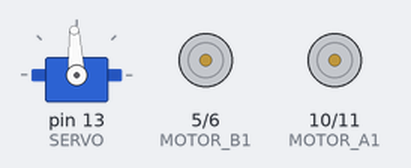
Bench run of a sketch on a simulated Arduino Uno, built with avr-gcc and run on an emulated ATmega328P. Shown: servo, motor-driver pin pairs drawn as motors (green arrow = first pin HIGH = forward, orange = second pin HIGH = backward, longer = more drive). Wiring (inferred from the names in the program): servo: signal pin 13. Servo pulses on a pin are drawn as a servo (544–2400 µs = 0–180°). At 9.1 s the program stops and its outputs stay as they are.

Above: at 0.1 s.
At 3.1 s:
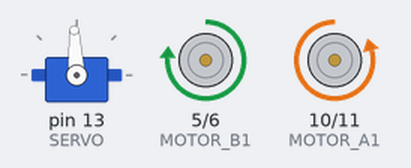
At 5.9 s:
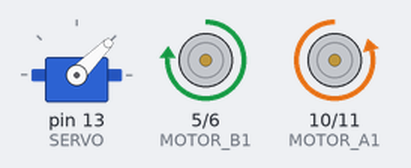
At 7.1 s:
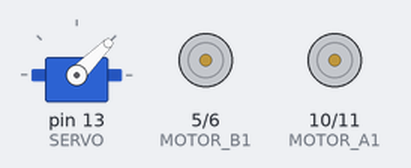
Timing chart, 0 to 8.6 s (numbered marks = the images above):
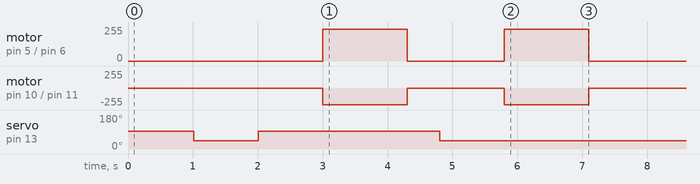

The sketch:

sketch_mar4a.ino
```cpp
#define GRIPPER_OPEN 1500  // Pulse width for open position
#define GRIPPER_CLOSE 1000 // Pulse width for closed position
const int SERVO = 13;
const int MOTOR_A1 = 10;
const int MOTOR_A2 = 11;
const int MOTOR_B1 = 5;
const int MOTOR_B2 = 6;
const int TRIG = 7;
const int ECHO = 9;
const int MOTOR_A_SPEED = 250;
const int MOTOR_B_SPEED = 237;
const int ROTATION_SPEED = 200;
const int CLOSE_GRIPPER = 1000; // For clarity, same as GRIPPER_CLOSE
const int OPEN_GRIPPER = 1500;  // For clarity, same as GRIPPER_OPEN

// ------------------------------
// Setup Function
// ------------------------------
void setup() {
  Serial.begin(9600);

  // Setup gripper servo pin
  pinMode(SERVO, OUTPUT);
  digitalWrite(SERVO, LOW);

  // Setup ultrasonic sensor pins
  pinMode(TRIG, OUTPUT);
  digitalWrite(TRIG, LOW);
  pinMode(ECHO, INPUT);

  // Setup motor pins
  pinMode(MOTOR_A1, OUTPUT);
  digitalWrite(MOTOR_A1, LOW);
  pinMode(MOTOR_A2, OUTPUT);
  digitalWrite(MOTOR_A2, LOW);
  pinMode(MOTOR_B1, OUTPUT);
  digitalWrite(MOTOR_B1, LOW);
  pinMode(MOTOR_B2, OUTPUT);
  digitalWrite(MOTOR_B2, LOW);

  // Gripper Pattern Sequence at Startup:
  // 1. Open gripper for 1 second
  // 2. Close gripper for 1 second
  // 3. Open gripper for 1 second
  unsigned long start = millis();
  while (millis() - start < 1000) {
    gripper(OPEN_GRIPPER);
  }

  start = millis();
  while (millis() - start < 1000) {
    gripper(CLOSE_GRIPPER);
  }

  start = millis();
  while (millis() - start < 1000) {
    gripper(OPEN_GRIPPER);
  }
}

// ------------------------------
// Main Loop: Movement & Gripper Sequence
// ------------------------------
void loop() {
  // First 25cm: Move forward with gripper open
  moveForward();
  delay(1300);
  stopMotors();
  delay(500);

  // Prepare to grab: Close gripper for 1 second
  unsigned long start = millis();
  while (millis() - start < 1000) {
    gripper(CLOSE_GRIPPER);
  }

  // Second 25cm: Move forward while keeping gripper closed continuously
  start = millis();
  while (millis() - start < 1300) {
    moveForward();
    gripper(CLOSE_GRIPPER);  // Keep sending closed pulses to hold the grip
  }
  stopMotors();

  // End of sequence: Stop the robot
  while (true) {
    stopMotors();
    delay(1000);
  }
}

// ------------------------------
// Function: Send Servo Pulse to Gripper
// ------------------------------
void gripper(int pulse) {
  static unsigned long timer;
  static unsigned int LAST_PULSE;

  if (millis() > timer) {
    // Update LAST_PULSE if a valid pulse is provided; otherwise, reuse the last value.
    if (pulse > 0) {
      LAST_PULSE = pulse;
    }
    else {
      pulse = LAST_PULSE;
    }

    digitalWrite(SERVO, HIGH);       // Start pulse
    delayMicroseconds(pulse);          // Hold HIGH for 'pulse' duration
    digitalWrite(SERVO, LOW);         // End pulse
    timer = millis() + 20;             // Next pulse after 20ms
  }
}

// ------------------------------
// Function: Move Forward
// ------------------------------
void moveForward() {
  // Left motor: A2 on, A1 off
  analogWrite(MOTOR_A1, 0);
  analogWrite(MOTOR_A2, MOTOR_A_SPEED);

  // Right motor: B1 on, B2 off
  analogWrite(MOTOR_B1, MOTOR_B_SPEED);
  analogWrite(MOTOR_B2, 0);
}

// ------------------------------
// Function: Move Backward
// ------------------------------
void moveBackward() {
  // Left motor: A1 on, A2 off
  analogWrite(MOTOR_A1, MOTOR_A_SPEED);
  analogWrite(MOTOR_A2, 0);

  // Right motor: B2 on, B1 off
  analogWrite(MOTOR_B1, 0);
  analogWrite(MOTOR_B2, MOTOR_B_SPEED);
}

// ------------------------------
// Function: Stop Motors
// ------------------------------
void stopMotors() {
  analogWrite(MOTOR_A1, 0);
  analogWrite(MOTOR_A2, 0);
  analogWrite(MOTOR_B1, 0);
  analogWrite(MOTOR_B2, 0);
}

// ------------------------------
// Function: Turn Left
// ------------------------------
void turnLeft() {
  analogWrite(MOTOR_A1, ROTATION_SPEED);
  analogWrite(MOTOR_A2, 0);
  analogWrite(MOTOR_B1, ROTATION_SPEED);
  analogWrite(MOTOR_B2, 0);
}

// ------------------------------
// Function: Turn Right
// ------------------------------
void turnRight() {
  analogWrite(MOTOR_A1, 0);
  analogWrite(MOTOR_A2, ROTATION_SPEED);
  analogWrite(MOTOR_B1, 0);
  analogWrite(MOTOR_B2, ROTATION_SPEED);
}

// ------------------------------
// Function: Get Distance from Ultrasonic Sensor
// ------------------------------
long getDistance() {
  digitalWrite(TRIG, LOW);   // Clear trigger pin
  delayMicroseconds(2);

  digitalWrite(TRIG, HIGH);  // Send 10us pulse
  delayMicroseconds(10);
  digitalWrite(TRIG, LOW);

  long duration = pulseIn(ECHO, HIGH); // Measure echo pulse width
  long distance = duration * 0.034 / 2;   // Convert to cm

  return distance;
}
```

Measured:
- by itself, servo on pin 13 (SERVO): 93° → 45° at 1.0 s, → 93° 0.99 s later, → 45° 2.8 s later
- by itself, motor on pin 5 (MOTOR_B1) / pin 6 (MOTOR_B2): alternates forward 237/255 for 1.3 s and stopped for 1.5 s, 4 changes in all, then stays stopped
- by itself, motor on pin 10 (MOTOR_A1) / pin 11 (MOTOR_A2): alternates backward 250/255 for 1.3 s and stopped for 1.5 s, 4 changes in all, then stays stopped
